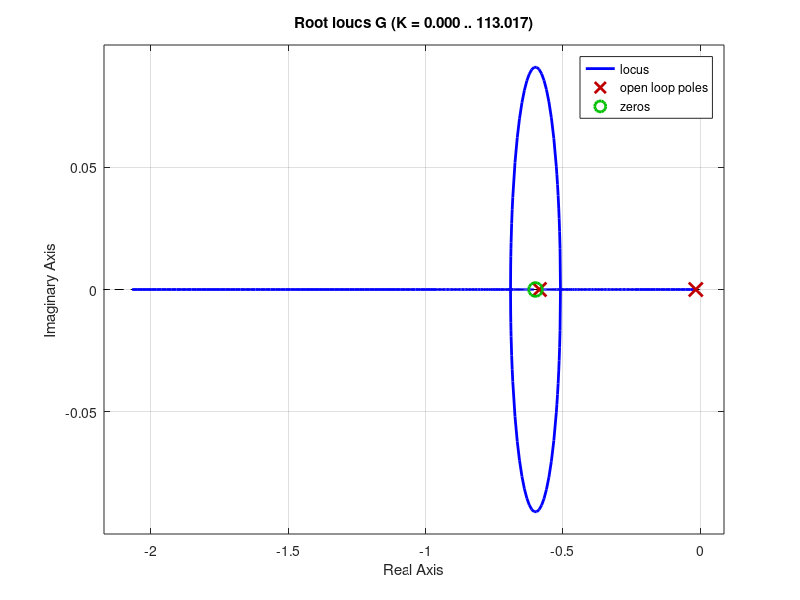
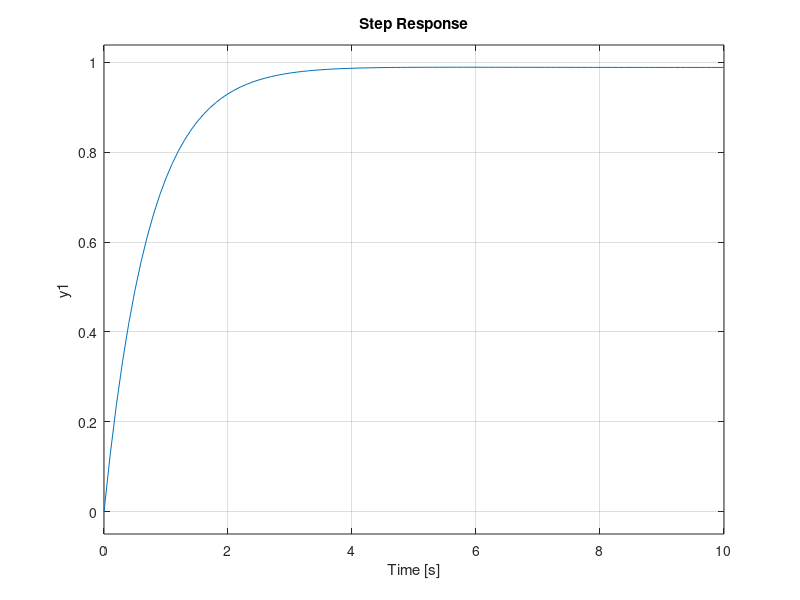

Here is the MATLAB script that generated these plots, in order: (Note: this script raises an error after producing the figures.)
G = tf(0.11*[1, 0.6], [6, 3.6127, 0.0572]);
rlocus(G);
kp = (100-dcgain(G))/(dcgain(G)^2);
series_G = series(G, kp);
net_G = feedback(series_G, 1);
figure
step(net_G);
rise_times = [0, 0];
kp_range = -0.01:-0.01:-2;
i = 1;
for kp=kp_range
    series_G = series(G, kp);
    net_G = feedback(series_G, 1);
    info = stepinfo(net_G);
    rise_times(i) = info.RiseTime;
    i = i + 1;
end
max(kp_range(isnan(rise_times)))
